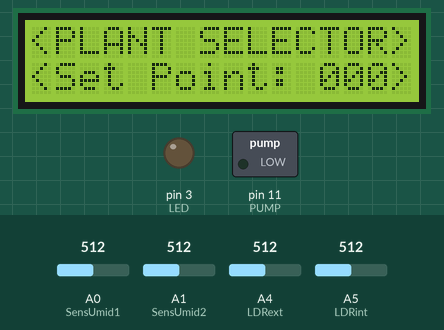
The sketch below on a simulated Arduino Uno, built with avr-gcc and run on an emulated ATmega328P. Shown: 16×2 character LCD, switched loads named in the sketch (green lamp = pin HIGH), output pins drawn as LEDs (lit = HIGH). The test bench sets the inputs (shaded band); at power-on: A5 (LDRint) = 512, A0 (SensUmid1) = 512, A1 (SensUmid2) = 512, A4 (LDRext) = 512. What the sketch prints to the serial monitor is not drawn.

Above: at 3.1 s.
At 7.2 s:
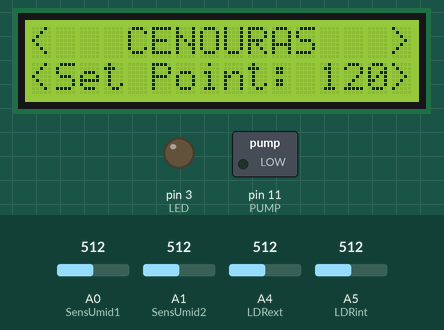
7.3 s: A5 (LDRint) set to 410
At 8.7 s:
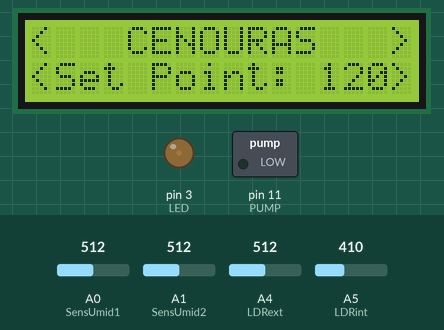
9.0 s: A5 (LDRint) set to 30
At 10.0 s:
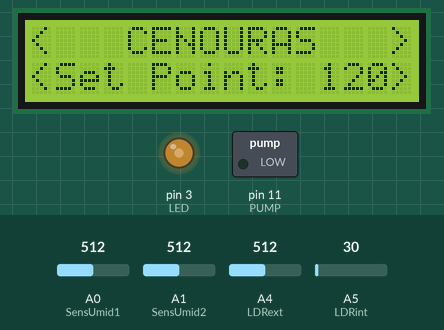
Timing chart, 0 to 12.0 s (numbered marks = the images above; inputs shaded):
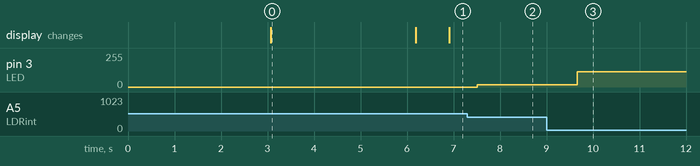

The sketch:

AguaELuz.ino
```cpp
/*
Disciplina de Controle de Processos / 2024A
Prof Aline Kafer

Grupo:
Jonathan Bassani
Lucas E. Pandolfo
Maiquel Klein

Projeto 3: Sistema de Controle de Luminosidade e Umidade para Estufas Agrícolas
*/

#include <LiquidCrystal.h>                  //Adiciona a biblioteca do display
LiquidCrystal lcd_1(8, 9, 4, 5, 6, 7);      //Botões da shield display 8=reset, 9=enter,
int catalogo = 0;

//Pinos Luminosidade
float LDRint = A5;
float LDRext = A4;
int LED = 3;

//Pinos Umidade
int SensUmid1 = A0;
int SensUmid2 = A1;
int PUMP = 11;

//Variáveis Luminosaidade
float lumInt = 0;
float lumExt = 0;
int spLum = 0;
int spLumC = 120;
int spLumF = 80;
int spLumM = 250;
int spLumVar = 0;
float Lerro = 0;
int Lpwm = 0;

//Variáveis Umidade
int Umid1 = 0;                               //Valor do Sensor 1
int Umid2 = 0;                               //Valor do Sensor 2
int spUmid = 0;                              //Set Point para definir até qual nível de umidade queremos manter
int UsatMaxV = 24;                           //Valor de Saturação máxima da Bomba
int UsatMinV = 7.5;                          //Valor de Saturação minima da Bomba
float UKp = 5;                               //Controlador P que é a proporção entre a escala do PWM (255) e o range de operação da Bomba
float Uerro = 0;                             //Variavel erro é o erro atual, que referenciará a rampa de velocidade do motor da bomba da água
int UvelPWM = 0;                             //Variavel da velocidade em valor PWM
float UvelV = 0;                             //Variavel da velocidade em Volts

void setup() {
  pinMode(LED, OUTPUT);
  pinMode(LDRint, INPUT);
  pinMode(LDRext, INPUT);

  pinMode(PUMP, OUTPUT);
  pinMode(SensUmid1, INPUT);
  pinMode(SensUmid2, INPUT);

  lcd_1.begin(16, 2);                          //Define o número de colunas e linhas do display
  lcd_1.setCursor(0, 0);                      //Define o cursor para a coluna 0, linha 0
  lcd_1.print("CONTROLE DE ");
  lcd_1.setCursor(0, 1);                      //Define o cursor para a coluna 0, linha 1
  lcd_1.print("LUMINOSIDADE");
  delay(3000);
  lcd_1.clear();
  Serial.begin(9600);

  lcd_1.setCursor(0, 0);
  lcd_1.print("<PLANT SELECTOR>");
  lcd_1.setCursor(0, 1);
  lcd_1.print("<Set Point: 000>");
  delay(3000);

}

void cenoura() {
  lcd_1.clear();
  lcd_1.setCursor(0, 0);
  lcd_1.print("<   CENOURAS   >");
  lcd_1.setCursor(0, 1);
  lcd_1.print("<Set Point: ");
  lcd_1.setCursor(12, 1);
  lcd_1.print(spLum);
  lcd_1.setCursor(15, 1);
  lcd_1.print(">");
  spLum = spLumC + spLumVar;
  spUmid = 130;
}
void feijao() {
  lcd_1.clear();
  lcd_1.setCursor(0, 0);
  lcd_1.print("<    FEIJAO    >");
  lcd_1.setCursor(0, 1);
  lcd_1.print("<Set Point: ");
  lcd_1.setCursor(12, 1);
  lcd_1.print(spLum);
  lcd_1.setCursor(15, 1);
  lcd_1.print(">");
  spLum = spLumF + spLumVar;
  spUmid = 120;
}
void cannabis() {
  lcd_1.clear();
  lcd_1.setCursor(0, 0);
  lcd_1.print("<   CANNABIS   >");
  lcd_1.setCursor(0, 1);
  lcd_1.print("<Set Point: ");
  lcd_1.setCursor(12, 1);
  lcd_1.print(spLum);
  lcd_1.setCursor(15, 1);
  lcd_1.print(">");
  spLum = spLumM + spLumVar;
  spUmid = 125;
}

void menu() {
  if(catalogo == 0){
    cenoura();
  } else if(catalogo == 1){
    feijao();
  } else if(catalogo == 2){
    cannabis();
  } else if (catalogo == 3){
    catalogo = 2;
  }  else if (catalogo == -1){
    catalogo = 0;
  }
}

void loop() {
  //
  lumInt = analogRead(LDRint);
  lumInt = map(lumInt, 0, 1023, 0, 255);
  lumExt = analogRead(LDRext);
  lumExt = map(lumExt, 0, 1023, 0, 255);

  Lerro = spLum - lumInt;

  if (Lerro < 0) {
    Lpwm = 0;
  } else {
    Lpwm = Lerro;
  }
  analogWrite(LED, Lpwm);

  //
  Umid1 = analogRead(SensUmid1);
  Umid1 = map(lumInt, 0, 1023, 0, 255);
  Umid2 = analogRead(SensUmid2);
  Umid2 = map(lumExt, 0, 1023, 0, 255);

  Uerro = Umid1 - spUmid;
  UvelV = UvelPWM * 0.09411765;

  analogWrite(PUMP, UvelPWM);

void botao(); {
  Serial.print("Valor Botão:");
  Serial.println(analogRead(0));                                          //Exibe a leitura do pino analógico A0 no monitor serial
  delay(100);

  if ((analogRead(0)) < 10) {                                           //Se a leitura for menor que 80 chama a função right
    catalogo++;
  } else if ((analogRead(0)) > 400 && (analogRead(0)) < 420) {         //Se a leitura for menor que 600 chama a função left
    catalogo--;
  } else if ((analogRead(0)) > 90 && (analogRead(0)) < 110) {         //Se a leitura for menor que 600 chama a função left
    spLumVar++;
  } else if ((analogRead(0)) > 245 && (analogRead(0)) < 265) {         //Se a leitura for menor que 600 chama a função left
    spLumVar--;
  }
}

menu();

void monitor(); {
  //Serial.print("Planta: ");
  //Serial.println(catalogo);
  //Serial.println( );

  //Informações de Iluminação no Monitor Serial
  Serial.println("Iluminação");
  //Serial.print("LDR Ext: ");
  //Serial.println(lumExt);
  Serial.print("Set Point: ");
  Serial.println(spLum);
  Serial.print("LDR Int: ");
  Serial.println(lumInt);
  Serial.print("Erro: ");
  Serial.println(Lerro);
  Serial.print("LED: ");
  Serial.println(Lpwm);
  Serial.println( );

  //Informações de Umidade no Monitor Serial
  //Serial.println("Umidade");
  //Serial.print("Valor Sensor1 = ");
  //Serial.println(Umid1);
  //Serial.print(" Valor Sensor2 = ");
  //Serial.println(Umid2);
  //Serial.print("Set Point: ");
  //Serial.println(spUmid);
  //Serial.print(" Erro Atual = ");
  //Serial.println(Uerro);
  //Serial.print(" Velocidade Atual = ");
  //Serial.println(UvelPWM);
  //Serial.print(" Tensão da Bomba = ");
  //Serial.println(UvelV);
  Serial.println(" ");


  delay(600);
}

}
```

Measured:
- after the input at 7.3 s, pin 3 (LED): 0/255 → 18/255 after 0.21 s
- after the input at 9.0 s, pin 3 (LED): 18/255 → 113/255 after 0.66 s
- what the display in image 0 shows lasts 3.1 s, from 3.1 s to 6.2 s
